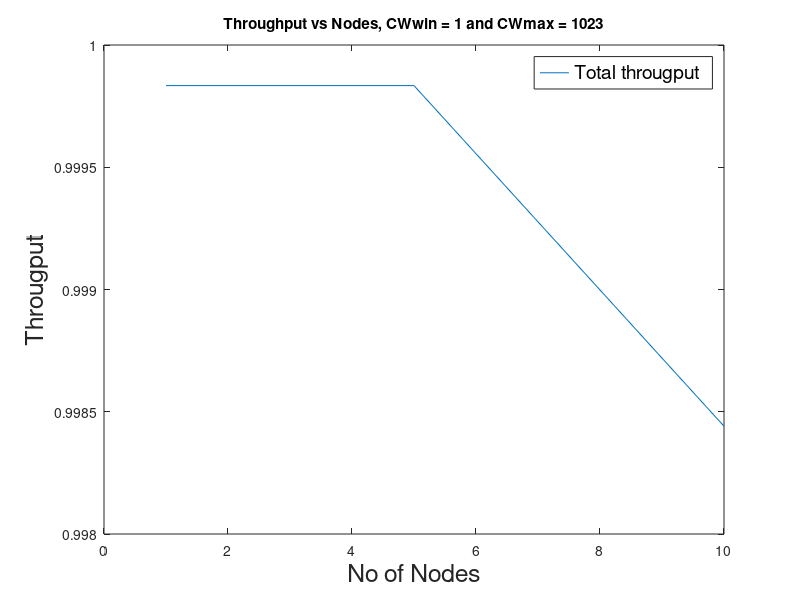

Here is the MATLAB script that generated this plot:
nodes = [1, 5, 10];
througput = [0.999834, 4.99917 ,9.98441  ];
%plot (nodes, througput);

per_node_thput = [0, 0, 0];
total_thput_normalized = [0, 0, 0];
% hold on;

for i = 1: 3
    per_node_thput(i) = througput(i)/nodes(i);
    total_thput_normalized(i) = througput(i)/nodes(i);
end
plot (nodes, total_thput_normalized );
title('Throughput vs Nodes, CWwin = 1 and CWmax = 1023')
xlabel('No of Nodes', 'FontSize', 18);
ylabel('Througput', 'FontSize', 18);
legend('Total througput', 'Per node throughput', 'FontSize', 14);